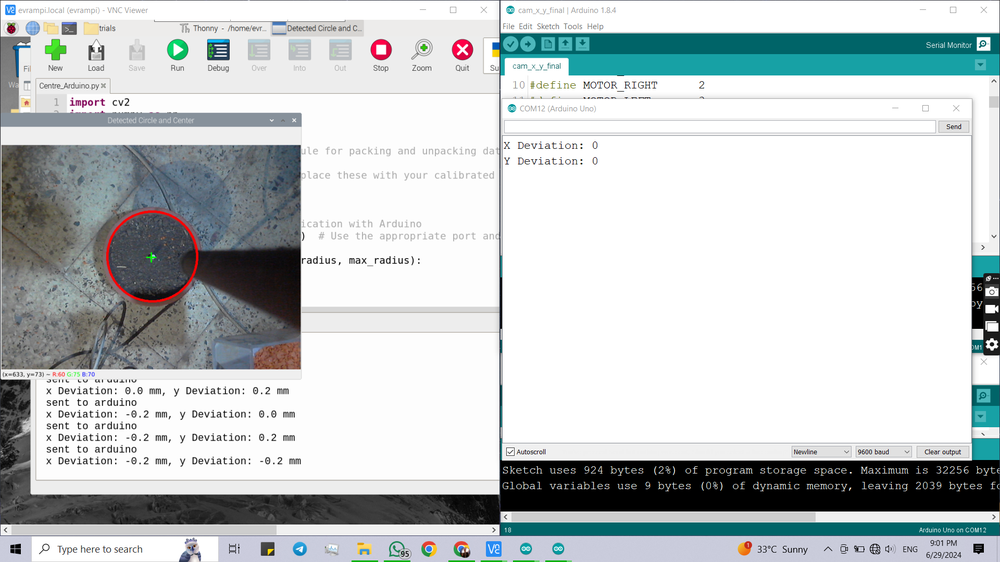
#> input picture 29.06.2024_21.01.22_REC.png, 1000 x 562 px, shrunk from 1920 x 1080 before the run, given in place of the camera
$ python Many_Circles_detection.py
#> lines starting #> are read from the running program, lines starting #| are printed output that depends on the picture; after the words box and inside, x2 and y2 are one past the last pixel; in counts of white or black regions, pixels touching at a corner belong together
import cv2
import numpy as np
import time

# Constants for camera calibration (replace these with your calibrated values)
# These are just example values; you need to obtain your actual calibration parameters
# To do so, perform camera calibration using a chessboard or a calibration pattern.
pixels_per_mm_x = 10
pixels_per_mm_y = 10

def detect_circles_from_webcam(min_radius, max_radius):
    # Open the webcam
#> called with min_radius = 10, max_radius = 100
    cap = cv2.VideoCapture(0)

    # Wait for 30 seconds before starting the circle detection
    print("Waiting for 10 seconds before starting circle detection...")
    time.sleep(10)
    print("Circle detection started!")

    # Create an array to store the diameter and center of each detected circle
    circle_data = []

    while True:
        # Read a frame from the webcam
        ret, frame = cap.read()
#> frame is the input picture: shape (562, 1000, 3); mean B, G, R 201.8, 200.8, 194.5

        # Convert the frame to grayscale
        gray = cv2.cvtColor(frame, cv2.COLOR_BGR2GRAY)
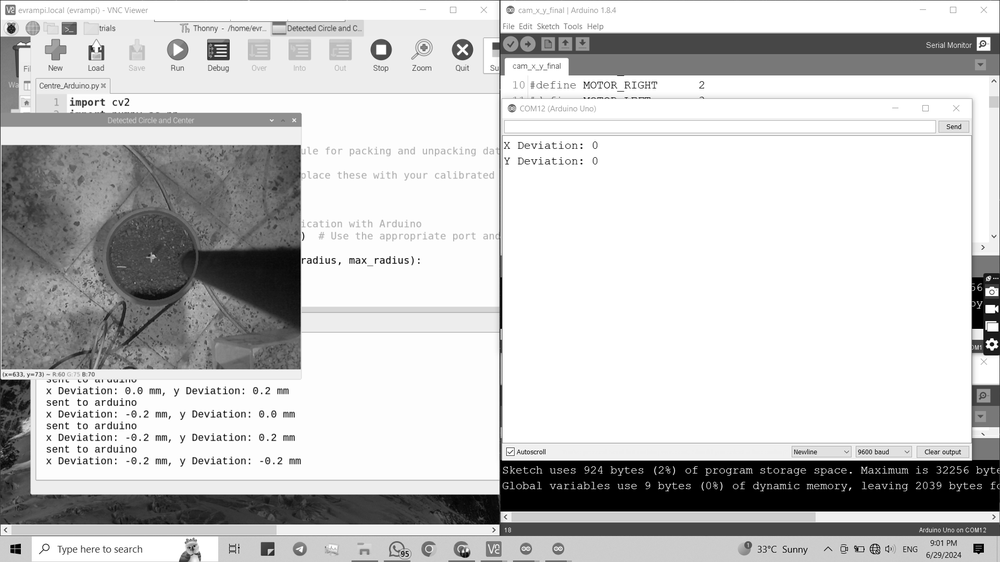
#> gray: shape (562, 1000); min 0, max 255, mean 199.1

        # Apply Gaussian blur to reduce noise (optional but often helpful)
        gray = cv2.GaussianBlur(gray, (9, 9), 2)
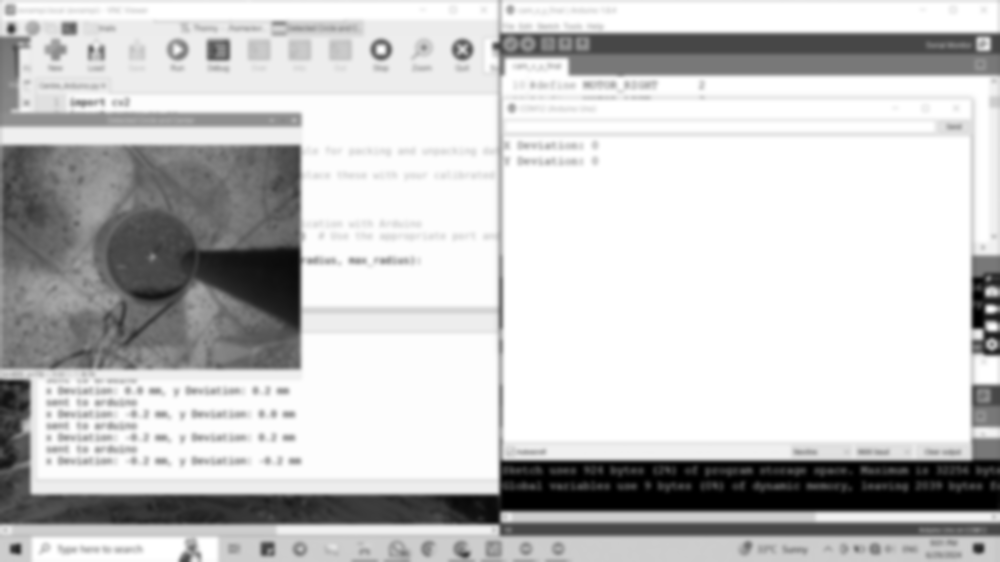
#> gray: shape (562, 1000); min 0, max 255, mean 199.2

        # Apply Hough Circle Transform
        circles = cv2.HoughCircles(gray, cv2.HOUGH_GRADIENT, dp=1, minDist=50,
                                   param1=100, param2=30, minRadius=min_radius, maxRadius=max_radius)
#> circles = [[114.5, 483.5, 84.9], [151.5, 255.5, 44.7], [114.5, 417.5, 34.7], [62.5, 461.5, 33.7], [177.5, 49.5, 10.5], [380.5, 49.5, 11], [86.5, 374.5, 25.1], [462.5, 49.5, 10.35]]

        # If circles are detected, draw them on the frame and calculate the diameter and center
        if circles is not None:
            circles = np.round(circles[0, :]).astype("int")
#> circles = [[114, 484, 85], [152, 256, 45], [114, 418, 35], [62, 462, 34], [178, 50, 10], [380, 50, 11], [86, 374, 25], [462, 50, 10]]
            for (x, y, r) in circles:
                # Draw the circle
                cv2.circle(frame, (x, y), r, (0, 255, 0), 4)
                # Draw the center of the circle
                cv2.circle(frame, (x, y), 1, (0, 0, 255), 3)

                # Calculate the diameter in millimeters
                diameter_mm = 2 * r / pixels_per_mm_x  # Adjust for calibration factor

                # Store the diameter and center coordinates in the array
                circle_data.append({'diameter': diameter_mm, 'center': (x, y)})
#> this loop made 8 passes
#> (x, y, r, diameter_mm) on passes 1 to 8: (114, 484, 85, 17), (152, 256, 45, 9), (114, 418, 35, 7), (62, 462, 34, 6.8), (178, 50, 10, 2), (380, 50, 11, 2.2), (86, 374, 25, 5), (462, 50, 10, 2)
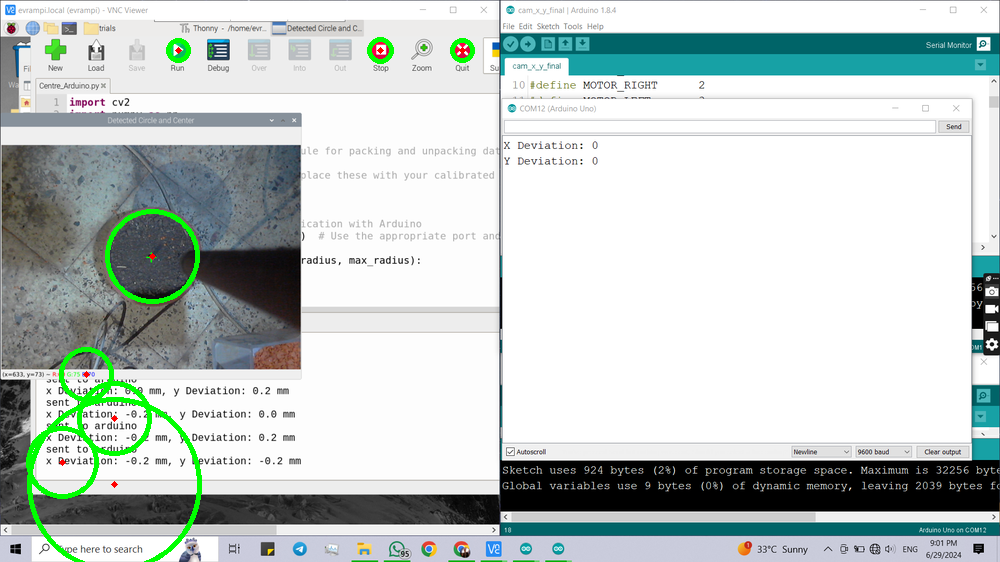
#> frame: shape (562, 1000, 3); 1.32% of pixels changed, all inside (x1, y1, x2, y2) = (26, 37, 475, 562)
#> after the loop, circle_data = 8 items

        # Display the frame with detected circles and centers
        cv2.imshow("Detected Circles", frame)

        # Add a delay of 1 second between each frame processing
        #time.sleep(1)

        # Press 'q' to exit the loop and close the window after storing 10 circles
        if len(circle_data) >= 1000:
            break

        if cv2.waitKey(1) & 0xFF == ord('q'):
#> (key q is pressed here)
            break

    # Release the webcam and close all windows
    cap.release()
    cv2.destroyAllWindows()

    # Print the stored circle data
    for i, circle in enumerate(circle_data):
        diameter = circle['diameter']
        center = circle['center']
        print(f"Circle {i+1}: Diameter: {diameter:.2f} mm, Center: {center}")
#> this loop made 8 passes
#> (diameter, center) on passes 1 to 8: (17, (114, 484)), (9, (152, 256)), (7, (114, 418)), (6.8, (62, 462)), (2, (178, 50)), (2.2, (380, 50)), (5, (86, 374)), (2, (462, 50))
#| Circle 1: Diameter: 17.00 mm, Center: (114, 484)
#| Circle 2: Diameter: 9.00 mm, Center: (152, 256)
#| Circle 3: Diameter: 7.00 mm, Center: (114, 418)
#| Circle 4: Diameter: 6.80 mm, Center: (62, 462)
#| Circle 5: Diameter: 2.00 mm, Center: (178, 50)
#| Circle 6: Diameter: 2.20 mm, Center: (380, 50)
#| Circle 7: Diameter: 5.00 mm, Center: (86, 374)
#| Circle 8: Diameter: 2.00 mm, Center: (462, 50)

if __name__ == "__main__":
    min_radius = 10  # Minimum circle radius to detect
    max_radius = 100  # Maximum circle radius to detect
    detect_circles_from_webcam(min_radius, max_radius)
